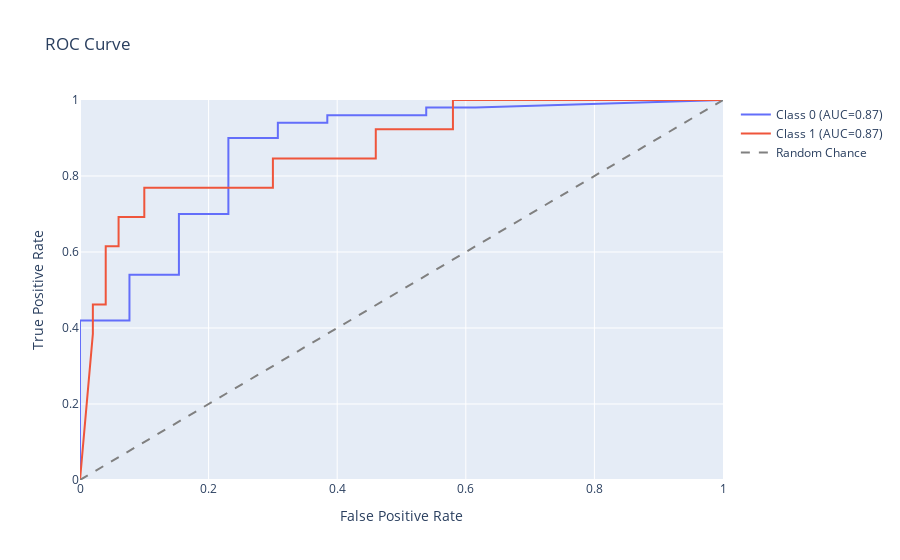

Notebook code cell kept with this figure:
### Code cell
import plotly.graph_objs as go
from sklearn.metrics import roc_curve, auc

# Get the predicted probabilities for each class
probs = pipe.predict_proba(X_valid)

# Get the fpr, tpr, and thresholds for each class
fpr = dict()
tpr = dict()
roc_auc = dict()
for i in range(2):
    fpr[i], tpr[i], thresholds = roc_curve(labels_valid, probs[:, i], pos_label=i)
    roc_auc[i] = auc(fpr[i], tpr[i])

# Create an interactive plot using plotly
fig = go.Figure()

# Add a trace for each class
for i in range(2):
    fig.add_trace(
        go.Scatter(
            x=fpr[i],
            y=tpr[i],
            mode='lines',
            name=f'Class {i} (AUC={roc_auc[i]:.2f})',
            line=dict(width=2)
        )
    )

# Add the random chance line
fig.add_trace(
    go.Scatter(
        x=[0, 1],
        y=[0, 1],
        mode='lines',
        name='Random Chance',
        line=dict(color='gray', width=2, dash='dash')
    )
)

# Customize the layout
fig.update_layout(
    title='ROC Curve',
    xaxis_title='False Positive Rate',
    yaxis_title='True Positive Rate',
    xaxis=dict(range=[0, 1]),
    yaxis=dict(range=[0, 1])
)

# Show the plot
fig.show()

### Figure 1 — Plotly figure (JSON) as saved in the notebook; plotly's stock layout.template omitted (floating-point values rounded to 4 significant figures)
{"data": [{"line": {"width": 2}, "mode": "lines", "name": "Class 0 (AUC=0.87)", "type": "scatter", "x": [0, 0, 0, 0.07692, 0.07692, 0.1538, 0.1538, 0.2308, 0.2308, 0.3077, 0.3077, 0.3846, 0.3846, 0.5385, 0.5385, 0.6154, 1], "y": [0, 0.02, 0.42, 0.42, 0.54, 0.54, 0.7, 0.7, 0.9, 0.9, 0.94, 0.94, 0.96, 0.96, 0.98, 0.98, 1]}, {"line": {"width": 2}, "mode": "lines", "name": "Class 1 (AUC=0.87)", "type": "scatter", "x": [0, 0.02, 0.02, 0.04, 0.04, 0.06, 0.06, 0.1, 0.1, 0.3, 0.3, 0.46, 0.46, 0.58, 0.58, 1], "y": [0, 0.3846, 0.4615, 0.4615, 0.6154, 0.6154, 0.6923, 0.6923, 0.7692, 0.7692, 0.8462, 0.8462, 0.9231, 0.9231, 1, 1]}, {"line": {"color": "gray", "dash": "dash", "width": 2}, "mode": "lines", "name": "Random Chance", "type": "scatter", "x": [0, 1], "y": [0, 1]}], "layout": {"title": {"text": "ROC Curve"}, "xaxis": {"range": [0, 1], "title": {"text": "False Positive Rate"}}, "yaxis": {"range": [0, 1], "title": {"text": "True Positive Rate"}}}}
